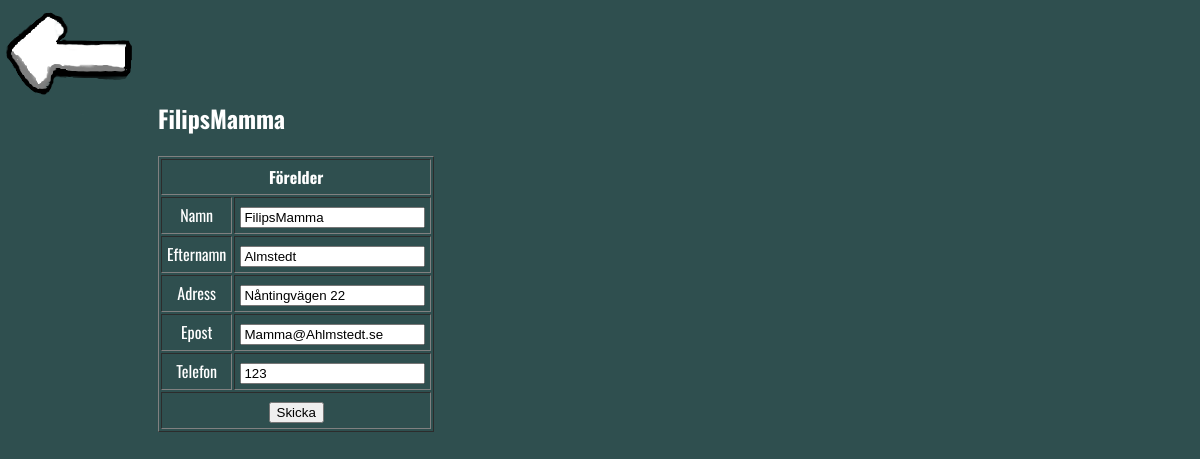
/Php/UpdateForelder.php?Id=1, run on the app's committed database.
### tables this page shows
create table Forelder(
	ID integer not null auto_increment primary key,
	Namn varchar(50),
	Efternamn varchar(50),
	Adress varchar(50),
	Epost varchar(50),
	Telefon integer
);

### Php/UpdateForelder.php (the view)
<!DOCTYPE html>
<?php
include "config.php";
$mysqli = connect_db();
$sql = "Describe Forelder;";
$result = prepareArray($sql,array(),array(),$mysqli);
$sql = "Select * from Forelder WHERE ID=?";
$result2 = prepareArray($sql, array($_GET['Id']), array("i"),$mysqli);
$row = $result2->fetch_array();
$name = getName($_GET['Id'],"i","Forelder",$mysqli);
echo'
<html>
<head>
<link rel="stylesheet" href="style.css">
    <link rel="stylesheet" href="style.css">
    <title>' . $name . '</title>
</head>
<body>
<div id="back"><a href="list_Foreldrar"><img src="img.png"></a></div>
<div id="block">
<form action="UpdateForelder.php?Id='. $_GET['Id'] . '" method="Post">
<h2>'. $name .'</h2>
    <table class="inline" border="solid">';
echo '<tr><td colspan="2"><b>Förelder</b></td></tr>';
makeUpdateTable($result,$row);
echo'<tr><td colspan="2"><input type="submit" value="Skicka" name="Sent"></td></tr></table>';
echo '
</form>
</div>
</body>
</html>';

### Php/config.php (shortened to what this page needs)
<?php
function prepareArray ($sql, $params, $paramTypes, $mysqli)
{
    if ($stmt = $mysqli->prepare($sql)) {
        for($i = 0; $i < count($params); $i++){
            $stmt->bind_param( $paramTypes[$i], $params[$i]);
        }
        $stmt->execute();
        return $stmt->get_result();
    }
}
function getName($id, $idType, $table, $mysqli){
    $sql = "Select namn from $table where Id=?;";
    $result = prepareArray($sql,array($id),array($idType),$mysqli);
    if($result != null) {
        $row = $result->fetch_array();
        return $row[0];
    }else{
        return "Missing";
    }
}
function makeUpdateTable($result1,$row2){
    $result1->fetch_array();
    for($i = 1; $i < count($row2)/2; $i++){
        $row1 = $result1->fetch_array();
            echo '<tr><td>' . $row1[0] . '</td><td><input type="text" name="' . $row1[0] . '" value="' . $row2[$i] . '"></td></tr>';
    }
}

### Php/style.css (style rules this page uses)
body { background-color: darkslategray; color: white; font-family: 'Oswald', sans-serif; }
td { text-align: center; padding: 5px; }
.inline { display:inline-block; }
a { color:white; text-decoration: none; display:block; }
#back { position: absolute; top:0px; left:-15px; }
#block { margin-top: 100px; margin-left: 150px; }

### data on the page
forelder: Namn "FilipsMamma", Efternamn "Almstedt", Adress "Nåntingvägen 22", Epost "Mamma@Ahlmstedt.se", Telefon "123"

### other printed values
$row1[0] "Namn"
$row1[0] "Efternamn"
$row1[0] "Adress"
$row1[0] "Epost"
$row1[0] "Telefon"
